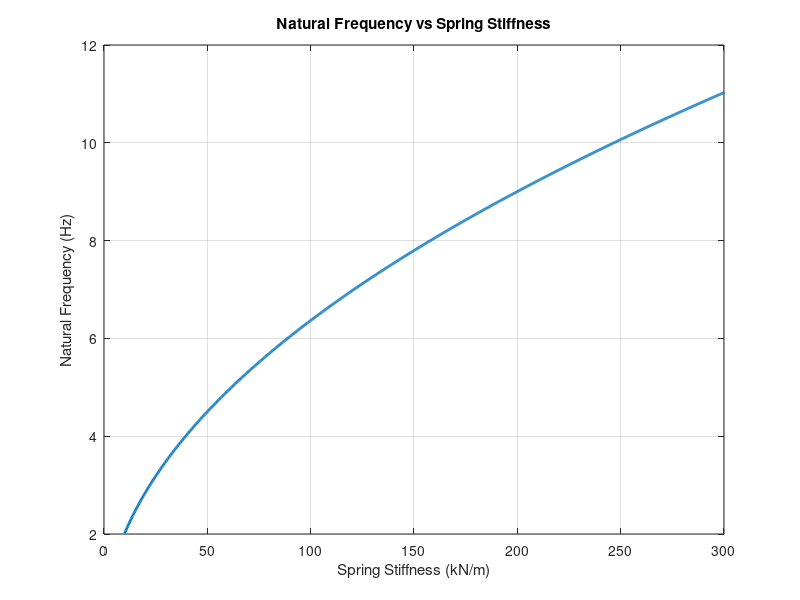

MATLAB code for this plot:
%% Spring stiffness vs natural frequency
clear; clc; close all;

%% Parameters

m = 250/4;   % quarter car mass (kg)

%% Spring stiffness range

k = linspace(10000,300000,1000); % N/m

%% Natural frequency

fn = (1/(2*pi)) * sqrt(k./m);

%% Plot

figure;
plot(k/1000,fn,'LineWidth',2);

grid on;
xlabel('Spring Stiffness (kN/m)');
ylabel('Natural Frequency (Hz)');
title('Natural Frequency vs Spring Stiffness');
